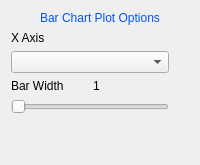
                      <widget class="QWidget" name="page_7">
                       <layout class="QGridLayout" name="gridLayout_19">
                        <item row="1" column="0">
                         <layout class="QGridLayout" name="gridLayout_18">
                          <item row="0" column="0">
                           <layout class="QVBoxLayout" name="verticalLayout_14">
                            <item>
                             <widget class="QLabel" name="BarXComboLabel">
                              <property name="sizePolicy">
                               <sizepolicy hsizetype="Preferred" vsizetype="Fixed">
                                <horstretch>0</horstretch>
                                <verstretch>0</verstretch>
                               </sizepolicy>
                              </property>
                              <property name="text">
                               <string>X Axis</string>
                              </property>
                             </widget>
                            </item>
                            <item>
                             <widget class="QComboBox" name="BarXAxis"/>
                            </item>
                            <item>
                             <layout class="QHBoxLayout" name="horizontalLayout_21">
                              <item>
                               <widget class="QLabel" name="BarBarWidthLabel">
                                <property name="text">
                                 <string>Bar Width</string>
                                </property>
                               </widget>
                              </item>
                              <item>
                               <widget class="QLabel" name="BarWidth">
                                <property name="text">
                                 <string>1</string>
                                </property>
                               </widget>
                              </item>
                             </layout>
                            </item>
                            <item>
                             <widget class="QSlider" name="BarWidthSlider">
                              <property name="minimum">
                               <number>1</number>
                              </property>
                              <property name="orientation">
                               <enum>Qt::Horizontal</enum>
                              </property>
                             </widget>
                            </item>
                            <item>
                             <spacer name="verticalSpacer_10">
                              <property name="orientation">
                               <enum>Qt::Vertical</enum>
                              </property>
                              <property name="sizeHint" stdset="0">
                               <size>
                                <width>20</width>
                                <height>40</height>
                               </size>
                              </property>
                             </spacer>
                            </item>
                           </layout>
                          </item>
                          <item row="0" column="1">
                           <layout class="QVBoxLayout" name="verticalLayout_15">
                            <item>
                             <spacer name="verticalSpacer_11">
                              <property name="orientation">
                               <enum>Qt::Vertical</enum>
                              </property>
                              <property name="sizeHint" stdset="0">
                               <size>
                                <width>20</width>
                                <height>40</height>
                               </size>
                              </property>
                             </spacer>
                            </item>
                           </layout>
                          </item>
                         </layout>
                        </item>
                        <item row="0" column="0">
                         <widget class="QLabel" name="label_20">
                          <property name="text">
                           <string>&lt;html&gt;&lt;head/&gt;&lt;body&gt;&lt;p align=&quot;center&quot;&gt;&lt;span style=&quot; color:#0055ff;&quot;&gt;Bar Chart Plot Options&lt;/span&gt;&lt;/p&gt;&lt;/body&gt;&lt;/html&gt;</string>
                          </property>
                         </widget>
                        </item>
                       </layout>
                      </widget>
